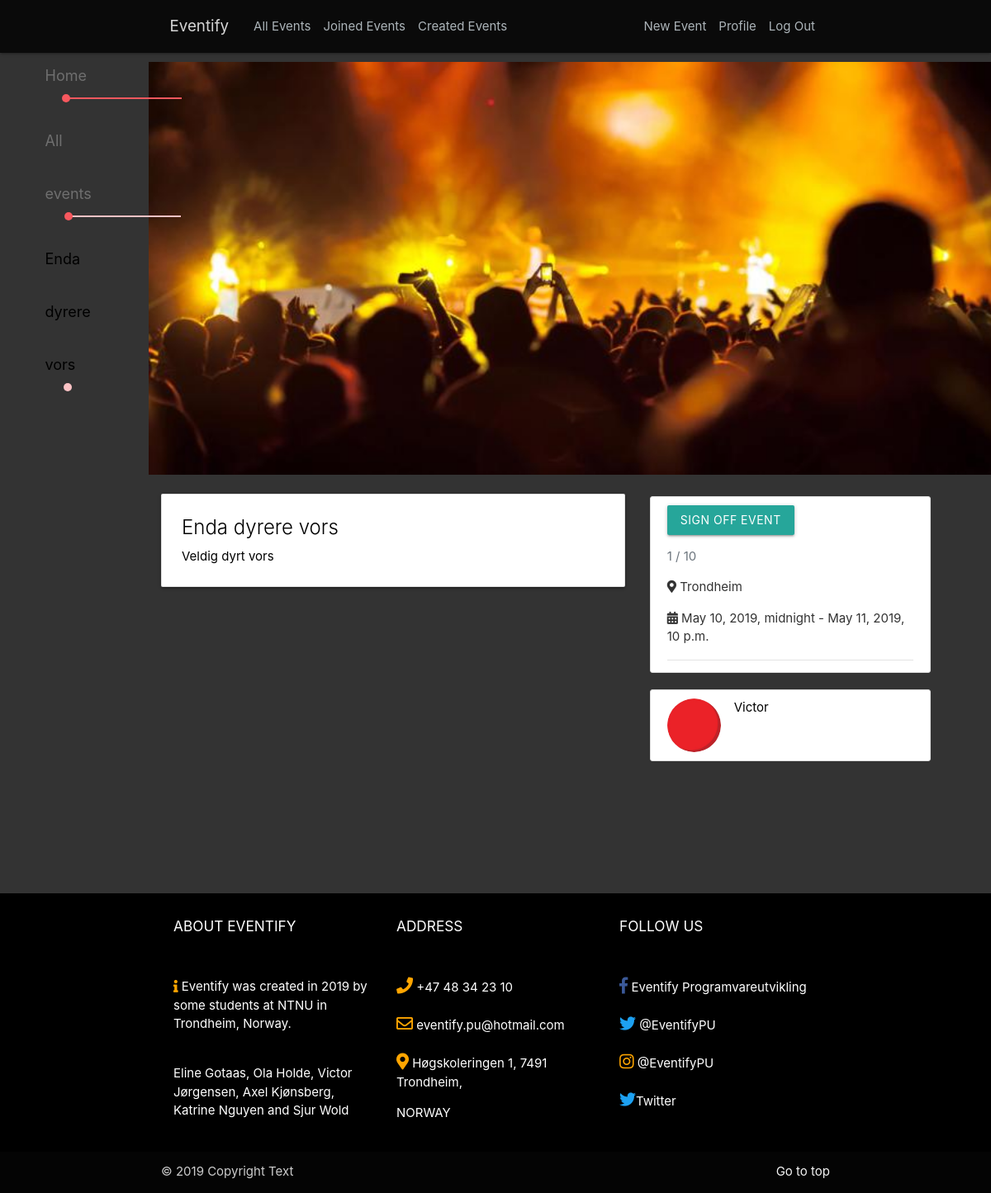
The page /event/40/ (signed in) on the database its author committed.
### event/models.py (models this page shows, shortened)
class Post(models.Model):
    title = models.CharField(max_length=100)
    date_posted = models.DateTimeField(default=timezone.now)
    author = models.ForeignKey(User, on_delete=models.CASCADE, null=True)
    co_authors = models.ManyToManyField(User, related_name='co_authors')
    price = models.FloatField(default=0)
    attendees = models.ManyToManyField(User, related_name='attendees')
    waiting_list = models.ManyToManyField(User, related_name='waiting_list')
    start_date = models.DateTimeField(null=True, blank=True)
    end_date = models.DateTimeField(null=True, blank=True)
    attendance_limit = models.IntegerField(null=True, default=10000, blank=True)
    waiting_list_limit = models.IntegerField(null=True, default=0, blank=True)
    location = models.CharField(max_length=100, null=True)
    content = models.TextField()
    image = models.ImageField(default="default_event.jpg", upload_to="event_images", blank=True)
    is_private = models.BooleanField(default=False)
    invited = models.ManyToManyField(User, related_name="invited")
    class Meta:
       ordering = ['start_date']

### users/models.py (models this page shows, shortened)
class Profile(models.Model):
    user = models.OneToOneField(User, on_delete=models.CASCADE) #Er en 1-1 relasjon mellom bruker og profil
    credit_card = models.ManyToManyField(Credit, related_name="credit_card")
    image = models.ImageField(default="default.jpg", upload_to="profile_pics") #Profilbilde til bruker
    contacts = models.ManyToManyField(User, related_name="contacts")
    requests = models.ManyToManyField(User, related_name="requests")
    event_invites = models.ManyToManyField(Post, related_name="event_invites")
    sent_requests = models.ManyToManyField(User, related_name="sent_requests")
    notifications = models.ManyToManyField(Notification, related_name="notifications")
    new_notifications = models.IntegerField(default=0)

### event/views.py (the view)
# urls.py: path('event/<int:pk>/', EventDetailView.as_view(), name='event-detail'),
class EventDetailView(DetailView):
    model = Post
    template_name = 'event/event_detail.html'
    context_object_name = 'events'

### event/templates/event/event_detail.html (shortened to what this page needs)
{% extends "event/base.html" %}
{% block content %}
 <nav class="dot">
      <a href="{% url 'event-home' %}" class="breadcrumb" style="background: none;">Home</a>
      <a href="#!" class="breadcrumb" style="background: none;">All events</a>
      <a href="#!" class="breadcrumb" style="background: none;">{{ object.title }}</a>
</nav>
<div class="container" style="margin-left: 150px;">
<div class="header">
  <head class="header"><img width="1100px" height="500px" src="{{ object.image.url }}" alt=""></head>
</div>
<div class="row">
    <div class="col-md-9" style="margin-top: 2%;">
      <div class="card white darken-1">
        <div class="card-content white-text">
          <span class="card-title" style="color:black;">{{ object.title }}</span>
          <p style="color:black;">{{ object.content }}</p>
        </div>
      </div>
    </div>
<div class="col-md-1" style="margin-top: 2%;">
    <article class="media content-section-info">
    <div class="article-metadata">
        {% if object.author == user or user in object.co_authors.all %}
                        <div>
                            {% if object.is_private %}
                                <input type="hidden" name="event-id" value="{{ object.id }}">
                                <a class="btn btn-seconday btn-sm mt-1 mb-1" href="{% url 'invite-list' object.id %}">Invite Friends</a>
                            {% endif %}
                            <a class="btn btn-seconday btn-sm mt-1 mb-1" href="{% url 'event-update' object.id %}">Update</a>
                            {% if user == object.author %}
                                <a class="btn btn-danger btn-sm mt-1 mb-1" href="{% url 'event-delete' object.id %}">Delete</a>
                            {% endif %}
                        </div>
        {% else %}
            {% if user.is_authenticated %}
                {% if user in object.attendees.all %}
                    <div>
                        <form method="POST" action="{% url 'event-leave' %}" >
                            <input class="btn btn-danger" type="submit" value="Sign Off Event"/>
                        </form>
                    </div>
                {% endif %}
            {% endif %}
        {% endif %}
        <p class="text-muted" > {{object.attendees.all.count}} / {{object.attendance_limit}}</p>
        <p> <i class="fas fa-map-marker-alt"> </i> {{ object.location }}</p>
       <p> <i class="fas fa-calendar-alt"> </i> {{ object.start_date }} - {{ object.end_date}}</p>
    </div>
    </article>
<article class="media content-section-info">
    <img class="rounded-circle article-img" src="{{ object.author.profile.image.url }}" alt="">
    <a <a class="article-title" href="{% url 'user-posts' object.author.username %}" >{{ object.author }}</a>
</article>
    </div>
    </div>
    </div>
{% endblock content %}

### event/static/event/main.css (style rules this page uses)
body { background: #fafafa; color: #333333; background-color: #333333; heigth: 100vh; margin-top: 5%; }
.content-section-info { background: #ffffff; padding: 10px 20px; border: 1px solid #dddddd; border-radius: 3px; margin-bottom: 20px; width: 340px; margin-top: 10px; }
.article-title { color: black; }
.article-img { height: 65px; width: 65px; margin-right: 16px; }
.article-metadata { padding-bottom: 1px; margin-bottom: 4px; border-bottom: 1px solid #e3e3e3 }
* { box-sizing:border-box }
.dot { cursor: pointer; height: 15px; width: 15px; margin: 0 2px; background-color: #bbb; border-radius: 50%; display: inline-block; transition: background-color 0.6s ease; }
nav.dot { background: none; box-shadow: none; }
nav.dot a { position: relative; color: #6f6f6f; display: inline-block; padding: 0 2.5rem; }
nav.dot a:before, nav.dot a:first-child:before { content: ""; position: absolute; background: #f7585e; display: block; width: 10px; height: 10px; margin: 0 0 0 -5px; border-radius: 50%; bottom: 0; left: 50%; z-index: 1; transition: width ease-in 0.1s, height ease-in 0.1s, margin ease-in 0.1s, bottom ease-in 0.1s; }
nav.dot a:after { content: ""; position: absolute; background: #f7585e; display: block; width: calc(100% + 15px); height: 2px; bottom: 4px; left: 50%; }
nav.dot a:nth-last-child(2):after { width: calc(100% + 5px); background: #fcc3c5; }
nav.dot a:last-child { color: black; }
nav.dot a:last-child:before { background: #fcc3c5; }
nav.dot a:last-child:after { display: none; }

### rows shown on the page
Post: title "Enda dyrere vors", image (placeholder picture), content "Veldig dyrt vors", attendees.all.count "1", attendance_limit "10", location "Trondheim", start_date "May 10, 2019, midnight", end_date "May 11, 2019, 10 p.m.", author.profile.image (picture), author "Victor"
